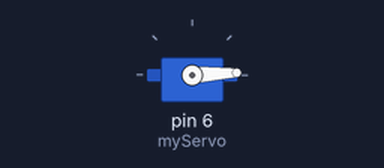
Recording of a sketch running on a simulated Arduino Uno, built with avr-gcc and run on an emulated ATmega328P. Parts: servo.

Above: at 0.05 s.
At 1.3 s:
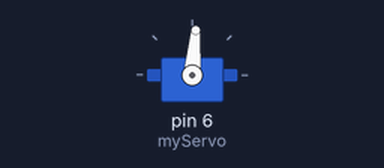
At 2.6 s:
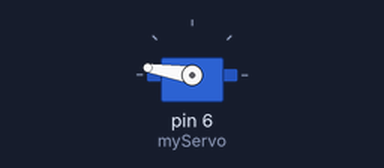
At 5.2 s:
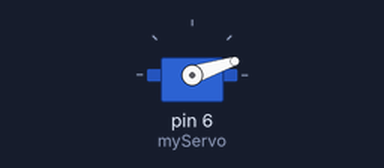
Timing chart, 0 to 7.1 s (numbered marks = the images above):
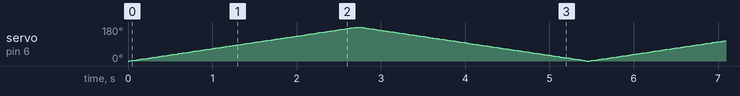

The sketch:

servo_1.ino
```cpp
#include <Servo.h>
Servo myServo;

void setup() {
  myServo.attach(6);
}

void loop() {
  for(int pos = 0; pos <= 180; pos++) {
    myServo.write(pos);
    delay(15);
  }
  for(int pos = 180; pos >= 0; pos--) {
    myServo.write(pos);
    delay(15);
  }
}
```
